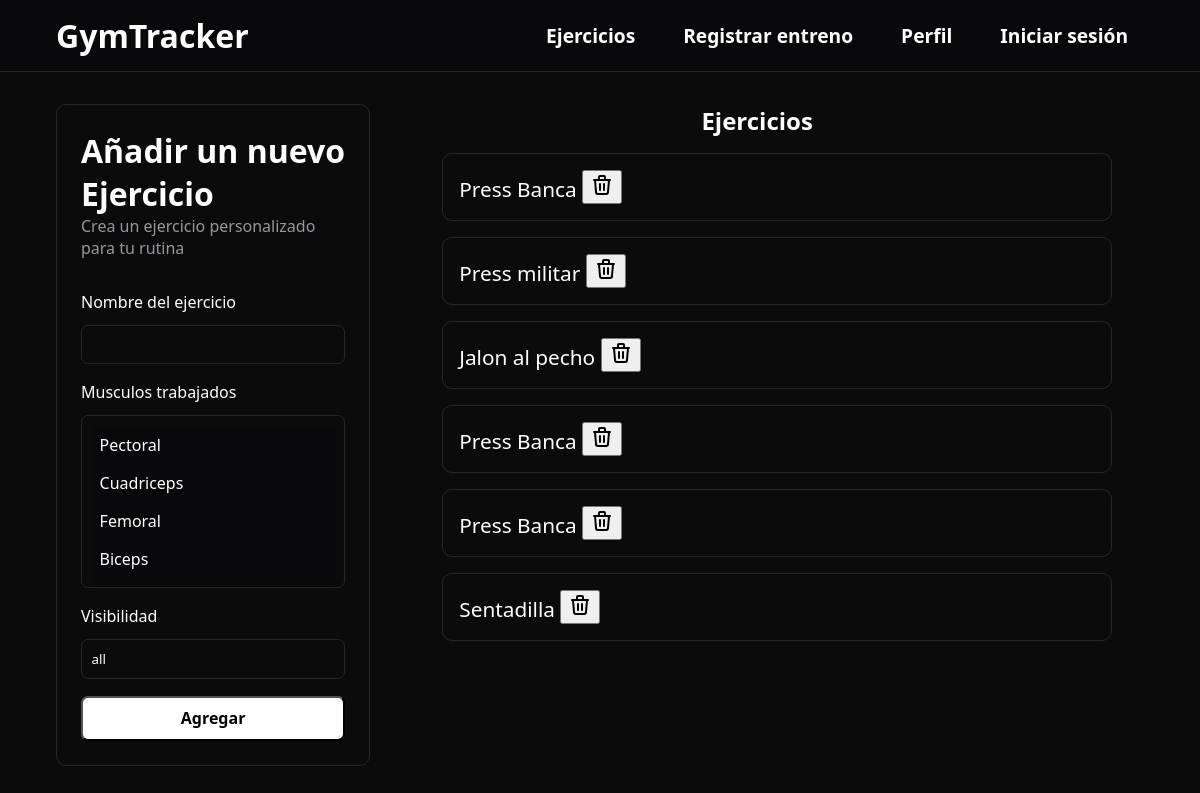
The app's page /añadirEjercicio, older data.
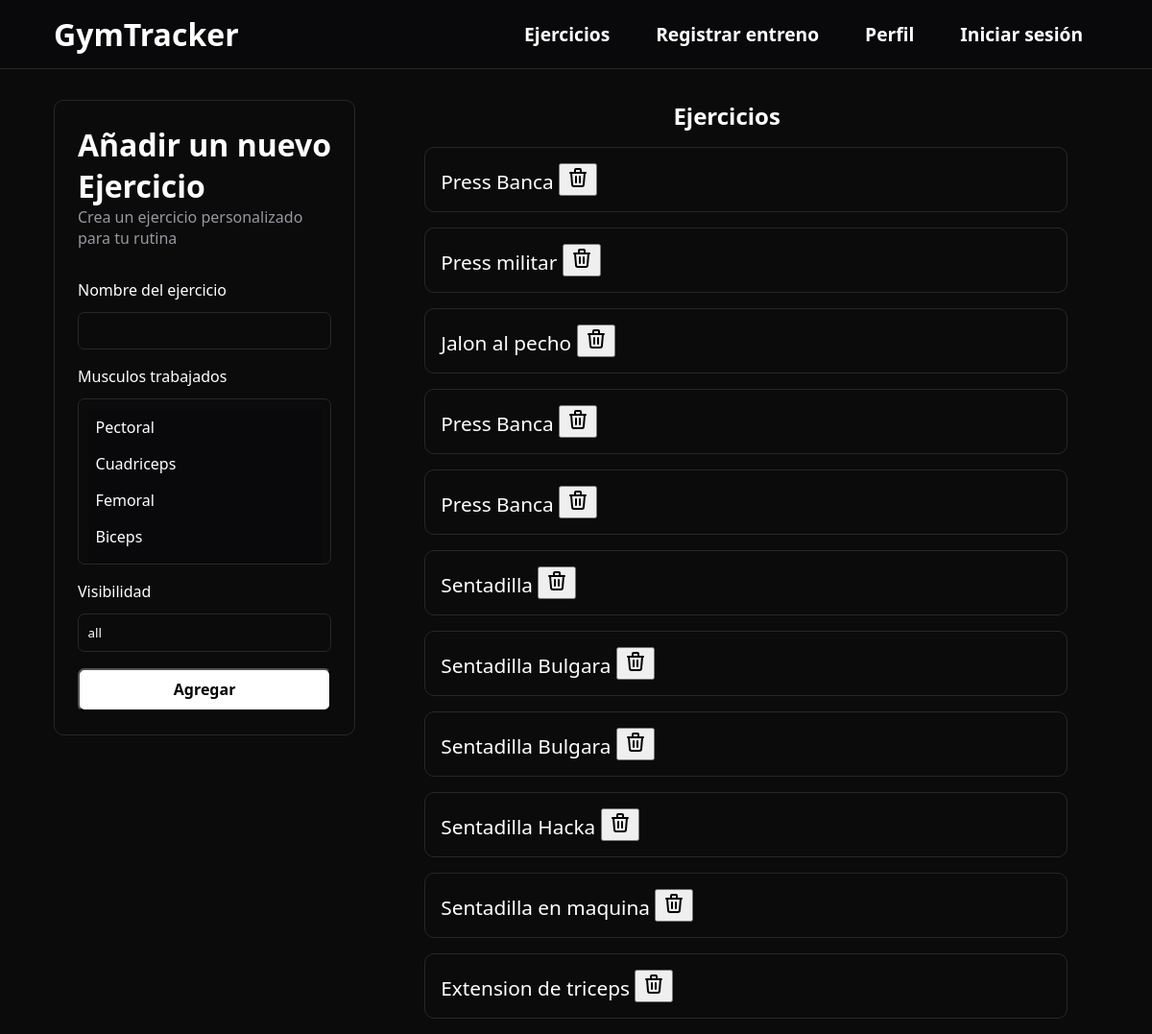
The same page, newer data.
### gymApp/models.py (models this page shows, shortened)
class Ejercicio(models.Model):
    nombre = models.CharField(max_length=100)
    musculos = models.ManyToManyField(Musculo)
    visibilidad = models.CharField(max_length=200, default='all')
    class Meta:
        verbose_name = 'Ejercicio'
        verbose_name_plural = 'Ejercicios'

### gymApp/forms.py
class AñadirEjercicioPersonalizado(forms.ModelForm):
    class Meta:
        model = Ejercicio
        fields = '__all__'

### gymApp/models.py (called while the page is built)
    def __str__(self):
        return f"{self.nombre}"

### gymApp/views.py (called while the page is built)
    def get(self, request):
        form = AñadirEjercicioPersonalizado()
        ejercicios = Ejercicio.objects.all()
        return render(request, self.template_name, {'form': form, 'ejercicios': ejercicios, })

### gymApp/templates/gymApp/añadirEjercicio.html (shortened to what this page needs)
{% extends 'gymApp/base.html' %}
{% block header %}
    <header class="header-noprincipal">
        <a href="{% url 'principal' %}">
            <h1>GymTracker</h1>
        </a>
        <div>
            <a href="{% url 'añadirEjercicio' %}">Ejercicios</a>
            <a href="{% url 'registrarEntreno' %}">Registrar entreno</a>
            <a>Perfil</a>
            {% if user.is_authenticated %}
                <p>¡Bienvenido, {{ user.username }}!</p>
                <form action="{% url 'logout' %}" method="post">
                    {% csrf_token %}
                    <button type="submit" class="">Cerrar Sesión</button>
                </form>
            {% else %}
                <a href="{% url 'login' %}">Iniciar sesión</a>
            {% endif %}
        </div>
    </header>
{% endblock %}
{% block contenido %}
<main id="main-añadirEjercicio">
    <article id="article-añadirEjercicio">
        <h1>Añadir un nuevo Ejercicio</h1>
        <p>Crea un ejercicio personalizado para tu rutina</p>
        <form action="" method="post" id="form-ejercicio">
            <label for="nombre">Nombre del ejercicio</label>
            {{form.nombre}}
            <label for="musculos">Musculos trabajados</label>
            {{form.musculos}}
            <label for="visibilidad">Visibilidad</label>
            {{form.visibilidad}}
            <button type="submit" class="">Agregar</button>
        </form>
    </article>
    <section class="ejercicios">
        <div>
            <h1>Ejercicios</h1>
        </div>
        <ul>
            {% for ejercicio in ejercicios %}
                <article class="card-ejercicio">
                    <li>{{ ejercicio.nombre }}
                        <button id="boton-svg">
                        </button>
                    </li>
                </article>
            {% endfor %}
        </ul>
    </section>
</main>
{% endblock %}

### gymApp/templates/gymApp/base.html (shortened to what this page needs)
{% load static %}
<!DOCTYPE html>
<html lang="en">
<head>
    <link rel="stylesheet" href="{% static 'css/base.css' %}">
    <link rel="stylesheet" href="{% static 'css/login.css' %}">
    <link rel="stylesheet" href="{% static 'css/añadirEjercicio.css' %}">
</head>
<body>
    {% block header %}{% endblock %}
    {% block contenido %}
    {% endblock %}
</body>
</html>

### gymApp/static/css/base.css (style rules this page uses)
:root { --color-primario: #09090b; --gris-clarito: #39393b; }
* { margin: 0; font-family: system-ui, -apple-system, BlinkMacSystemFont, 'Segoe UI', Roboto, Oxygen, Ubuntu, Cantarell, 'Open Sans', 'Helvetica Neue', sans-serif; box-sizing: border-box; }
body { background-color: rgb(11, 11, 11); color: white; display: grid; height: 100vh; grid-template-rows: 9vh 91% 1fr; }
.header-noprincipal { background-color: var(--color-primario); display: flex; align-items: center; justify-content: space-between; padding: 0px 3.5rem; border-bottom: #27272a 1px solid; }
.header-noprincipal div { display: flex; gap: 1rem; }
.header-noprincipal div a { text-decoration: none; padding: 1rem; font-size: larger; font-weight: bold; border-radius: 10px; transition: all 100ms linear; }
.header-noprincipal a { color: white; text-decoration: none; cursor: pointer; }

### gymApp/static/css/login.css (style rules this page uses)
:root { --color-primario: #09090b; --gris-clarito: #39393b; --bordes: #27272a; }

### gymApp/static/css/añadirEjercicio.css (style rules this page uses)
:root { --color-primario: #09090b; --gris-clarito: #39393b; --azul-sombra: #1f89b0; }
#main-añadirEjercicio { display: flex; align-items: flex-start; padding: 2rem 3.5rem 0 3.5rem; gap: 2rem; }
#article-añadirEjercicio { min-width: 25%; border: var(--bordes) 1px solid; padding: 1.5rem; border-radius: 10px; }
#article-añadirEjercicio h1 { font-size: 2rem; }
#article-añadirEjercicio p { color: #9797a0; margin-bottom: 2rem; }
#form-ejercicio { display: flex; flex-direction: column; gap: .75rem; }
#form-ejercicio input { width: 100%; padding: .6rem; color: white; background-color: transparent; border: var(--bordes) 1px solid; border-radius: 7px; margin-bottom: 5px; }
#form-ejercicio select { width: 100%; padding: .6rem; color: white; background-color: transparent; border: var(--bordes) 1px solid; border-radius: 7px; margin-bottom: 5px; cursor: pointer; }
#form-ejercicio option { background-color: var(--color-primario); color: white; padding: .5rem; font-size: medium; }
#form-ejercicio button { background-color: white; width: 100%; padding: .6rem; border-radius: 7px; color: black; font-size: medium; font-weight: bold; transition: all 300ms linear; cursor: pointer; }
.ejercicios { width: 100%; margin-right: 2rem; }
.ejercicios div { margin-bottom: 1rem; }
.ejercicios div h1 { text-align: center; }
.ejercicios ul li { list-style: none; font-size: 1.3rem; }
.card-ejercicio { border: var(--bordes) 1px solid; padding: 1rem; margin-bottom: 1rem; border-radius: 10px; transition: all 200ms linear; }

Row changes from the older to the newer data that the page shows:
added Ejercicio: nombre "Sentadilla Bulgara"
added Ejercicio: nombre "Sentadilla Bulgara"
added Ejercicio: nombre "Sentadilla Hacka"
added Ejercicio: nombre "Sentadilla en maquina"
added Ejercicio: nombre "Extension de triceps"
